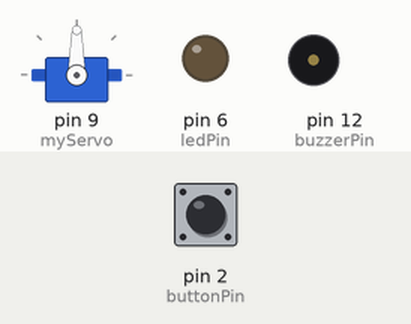
This sketch was run on a simulated Arduino Uno, built with avr-gcc and run on an emulated ATmega328P. Parts: servo, output pins drawn as LEDs (lit = HIGH), buzzer (waves = sounding). Inputs (shaded band) come from the test bench; at power-on: pin 2 (buttonPin) LOW.

Above: at 1.2 s.
1.3 s: pin 2 (buttonPin) pulled HIGH for 0.15 s
At 2.1 s:
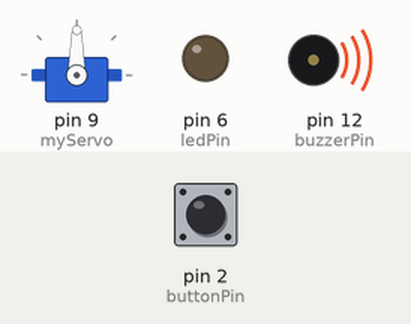
4.4 s: pin 2 (buttonPin) pulled HIGH for 3.2 s
At 7.2 s:
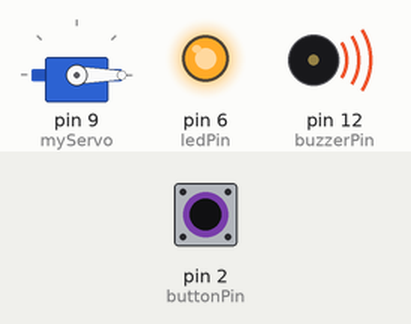
12.1 s: pin 2 (buttonPin) pulled HIGH for 1 s
At 18.4 s:
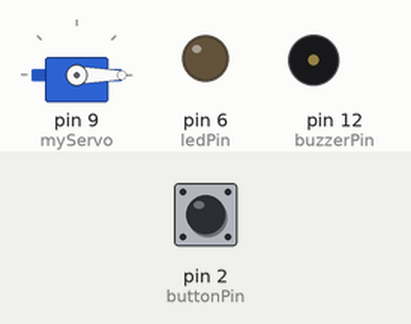
Timing chart, 0 to 19.9 s (numbered marks = the images above; inputs shaded):
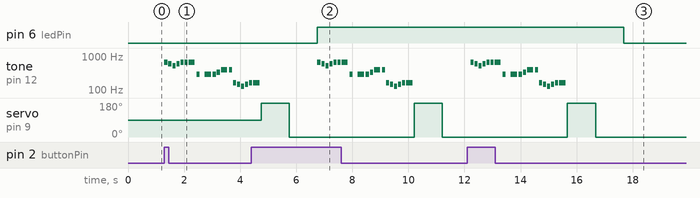

The sketch:

Arduino-Melody.ino
```cpp
/*
  Based on Tom Igoe's code
  http://www.arduino.cc/en/Tutorial/Tone
*/

#include "pitches.h"
#include <Servo.h>

Servo myServo;

const int buzzerPin = 12;
const int ledPin = 6;
const int buttonPin= 2;
int buttonState = 0;


void setup() {
    myServo.attach(9);
  pinMode(buttonPin, INPUT);
  pinMode(ledPin, OUTPUT);
}

// notes in the melody:
// use 0 for a rest
// put each measure on its own line
int melody[] = {
  NOTE_E5, NOTE_D5, NOTE_C5, NOTE_D5, NOTE_E5, NOTE_E5, NOTE_E5,
  NOTE_D4, 0, NOTE_D4, NOTE_D4, NOTE_E4, NOTE_G4, NOTE_G4,
  NOTE_E3, NOTE_D3, NOTE_C3, NOTE_D3, NOTE_E3, NOTE_E3, NOTE_E3,


};

// note durations: 1 = whole note, 4 = quarter note, 8 = eighth note, etc.:
// be sure each note or rest in the melody above has a corresponding duration below
// put each measure on its own line
int noteDurations[] = {
  4, 4, 4, 4, 4, 4, 2,
  4, 4, 2, 4, 4, 2,
  4, 4, 4, 4, 4, 4, 2,
};
// set the tempo
// a tempo of 60 is one beat per second
// a tempo of 120 would be twice as fast
int beatsPerMinute = 135;


void loop() {
  buttonState = digitalRead(buttonPin);
    if (buttonState == HIGH) {
    playSong();
    myServo.write(180);
    delay(1000);
    myServo.write(0);
    delay(1000);
    digitalWrite(ledPin, HIGH);
  } else {
    digitalWrite(ledPin, LOW);
  }
}

void playSong(){
  int len = sizeof(melody)/sizeof(melody[0]);
  for (int thisNote = 0; thisNote < len; thisNote++) {

    // to calculate the note duration, take one second divided by the note type.
    //e.g. quarter note = 1000 / 4, eighth note = 1000/8, etc.
    int noteDuration = static_cast<int>(1000 / noteDurations[thisNote] * 60 / beatsPerMinute);
    tone(buzzerPin, melody[thisNote], noteDuration);

    // to distinguish the notes, set a minimum time between them.
    // the note's duration + 30% seems to work well:
    int pauseBetweenNotes = noteDuration * 1.30;
    delay(pauseBetweenNotes);
    // stop the tone playing:
    noTone(buzzerPin);
  }

}
```

Measured:
- after the input at 1.3 s, tone on pin 12 (buzzerPin): plays 659 Hz for 0.11 s, 587 Hz for 0.11 s, 523 Hz for 0.11 s, 587 Hz for 0.11 s, 659 Hz for 0.11 s, 659 Hz for 0.11 s … (18 notes in this stretch), starting at once
- after the input at 4.4 s, pin 6 (ledPin): LOW → HIGH after 2.4 s
- after the input at 12.1 s, pin 6 (ledPin): HIGH → LOW after 5.6 s instead of 0.12 s; tone on pin 12 (buzzerPin): plays 659 Hz for 0.11 s, 587 Hz for 0.11 s, 523 Hz for 0.11 s, 587 Hz for 0.11 s, 659 Hz for 0.11 s, 659 Hz for 0.11 s … (19 notes in this stretch), starting after 0.12 s; servo on pin 9 (myServo): 0° → 180° after 3.6 s, → 0° 1.0 s later
- by itself, servo on pin 9 (myServo): alternates 180° for 1.0 s and 0° for 4.5 s
